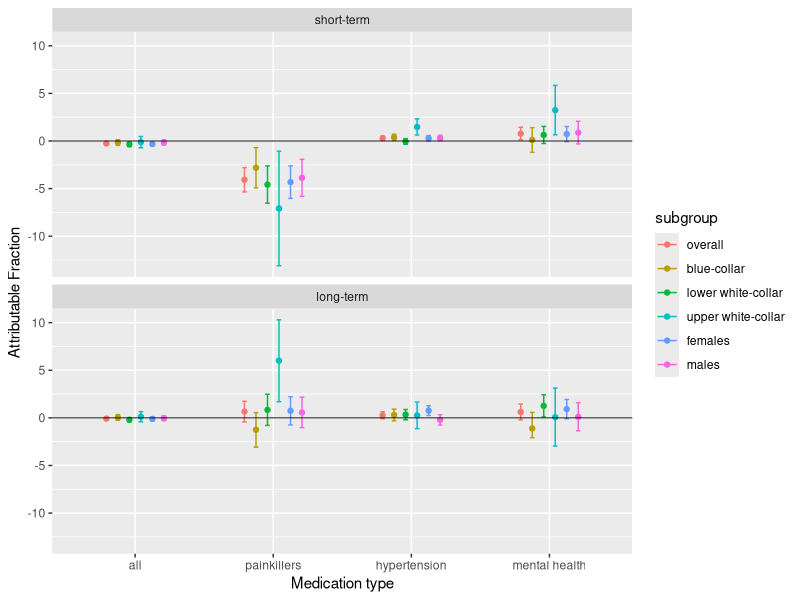

This figure's R source:
## ---- chunk 1
knitr::opts_chunk$set(echo = TRUE, warning = FALSE, message = FALSE)
## ---- chunk 2
library(ggplot2)
## ---- chunk 3
AF <- data.frame(c(-0.26, -4.08, 0.3, 0.78, -0.08, 0.66, 0.27, 0.62,
                   -0.16, -2.81, 0.39, 0.11, 0.04, -1.25, 0.31, -1.11,
                   -0.35, -4.58, -0.05, 0.63, -0.2, 0.84, 0.34, 1.26,
                   -0.12, -7.09, 1.47, 3.24, 0.12, 6.01, 0.26, 0.08, 
                   -0.32, -4.32, 0.29, 0.73, -0.11, 0.74, 0.76, 0.92,
                   -0.15, -3.87, 0.31, 0.88, -0.04, 0.57, -0.21, 0.11),
                 c(-0.43, -5.35, 0.1, 0.13, -0.24, -0.42, -0.09, -0.21, 
                   -0.46, -4.93, 0.06, -1.19, -0.25, -3.07, -0.31, -2.08,
                   -0.58, -6.53, -0.34, -0.26, -0.41, -0.79, -0.2, 0.10,
                   -0.71, -13.1, 0.63, 0.65, -0.41, 1.70, -1.13, -2.96,
                   -0.53, -6.03, 0.00, -0.06, -0.30, -0.74, 0.25, -0.09,
                   -0.41, -5.81, 0.03, -0.30, -0.29, -1.02, -0.75, -1.36),
                 c(-0.10, -2.8, 0.5, 1.44, 0.08, 1.74, 0.64, 1.45,
                   0.14, -0.70, 0.71, 1.40, 0.34, 0.55, 0.92, 0.57,
                   -0.11, -2.62, 0.25, 1.53, 0.02, 2.48, 0.88, 2.43,
                   0.47, -1.07, 2.32, 5.84, 0.65, 10.30, 1.65, 3.13,
                   -0.11, -2.62, 0.57, 1.52, 0.09, 2.22, 1.27, 1.93,
                   0.11, -1.93, 0.60, 2.07, 0.21, 2.17, 0.32, 1.58),
                 rep(c("all", "painkillers", "hypertension", "mental health"), 12),
                 rep(c("overall", "blue-collar", "lower white-collar", "upper white-collar", "females", "males"), each = 8),
                 rep(c("short-term", "long-term"), each = 4, times = 6),
                 rep(c(453991, 220805, 118360, 55695, 186114, 91181, 95656, 46326, 222659, 108317, 231332, 112488), each = 4))

colnames(AF) <- c("estimate", "lb", "ub", "medication", "subgroup", "time", "sample size")

AF$time <- relevel(factor(AF$time), ref = "short-term")
AF$medication <- factor(AF$medication, levels = c("all", "painkillers", "hypertension", "mental health"))
AF$subgroup <- relevel(factor(AF$subgroup, levels = c("overall", "blue-collar", "lower white-collar", "upper white-collar", "females", "males")), ref = "overall")

pd <- position_dodge(0.5)

ggplot(AF, aes(x=medication, y=estimate, colour=subgroup)) + 
    facet_wrap(~ time, ncol = 1) +
    geom_errorbar(aes(ymin=lb, ymax=ub), width=0.2, position=pd) +
    geom_point(position=pd, size=1.5, shape=19) +
    ylab("Attributable Fraction") +
    xlab("Medication type") +
    geom_hline(yintercept = 0, size = 0.3, colour = "black")

